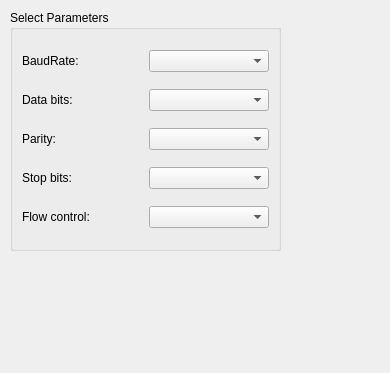
<?xml version="1.0" encoding="UTF-8"?>
<ui version="4.0">
 <class>COMPortWidget</class>
 <widget class="QWidget" name="COMPortWidget">
  <property name="geometry">
   <rect>
    <x>0</x>
    <y>0</y>
    <width>390</width>
    <height>373</height>
   </rect>
  </property>
  <property name="windowTitle">
   <string>Form</string>
  </property>
  <widget class="QGroupBox" name="parametersBox">
   <property name="geometry">
    <rect>
     <x>10</x>
     <y>10</y>
     <width>271</width>
     <height>241</height>
    </rect>
   </property>
   <property name="title">
    <string>Select Parameters</string>
   </property>
   <layout class="QGridLayout" name="gridLayout_2">
    <item row="0" column="0">
     <widget class="QLabel" name="baudRateLabel">
      <property name="text">
       <string>BaudRate:</string>
      </property>
     </widget>
    </item>
    <item row="0" column="1">
     <widget class="QComboBox" name="baudRateBox"/>
    </item>
    <item row="1" column="0">
     <widget class="QLabel" name="dataBitsLabel">
      <property name="text">
       <string>Data bits:</string>
      </property>
     </widget>
    </item>
    <item row="1" column="1">
     <widget class="QComboBox" name="dataBitsBox"/>
    </item>
    <item row="2" column="0">
     <widget class="QLabel" name="parityLabel">
      <property name="text">
       <string>Parity:</string>
      </property>
     </widget>
    </item>
    <item row="2" column="1">
     <widget class="QComboBox" name="parityBox"/>
    </item>
    <item row="3" column="0">
     <widget class="QLabel" name="stopBitsLabel">
      <property name="text">
       <string>Stop bits:</string>
      </property>
     </widget>
    </item>
    <item row="3" column="1">
     <widget class="QComboBox" name="stopBitsBox"/>
    </item>
    <item row="4" column="0">
     <widget class="QLabel" name="flowControlLabel">
      <property name="text">
       <string>Flow control:</string>
      </property>
     </widget>
    </item>
    <item row="4" column="1">
     <widget class="QComboBox" name="flowControlBox"/>
    </item>
   </layout>
  </widget>
 </widget>
 <resources/>
 <connections/>
</ui>
